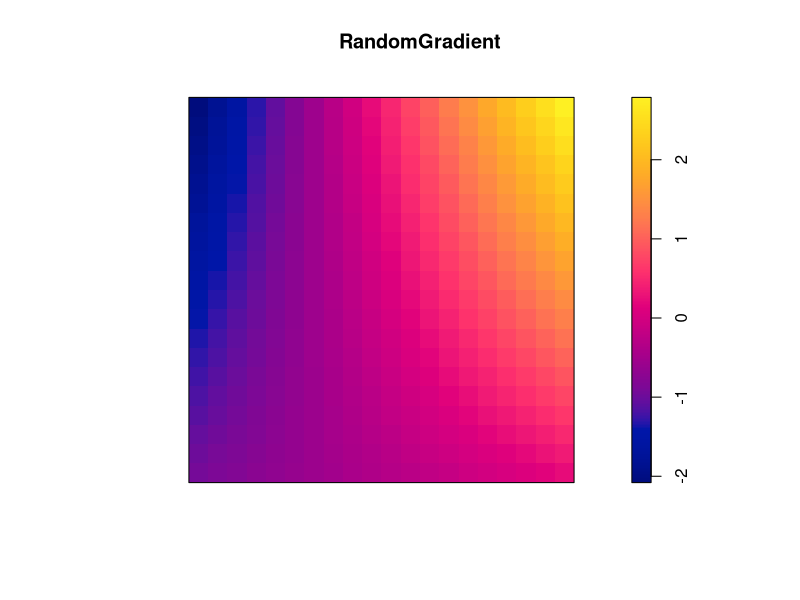
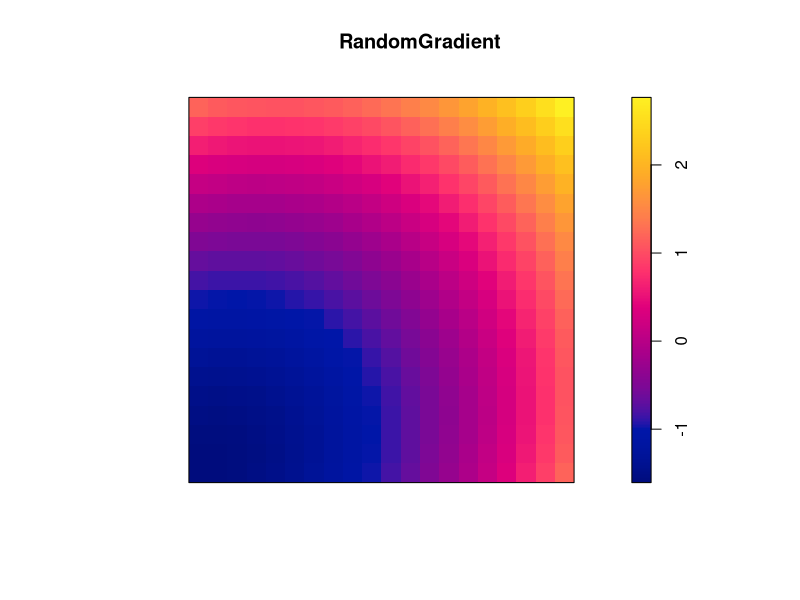
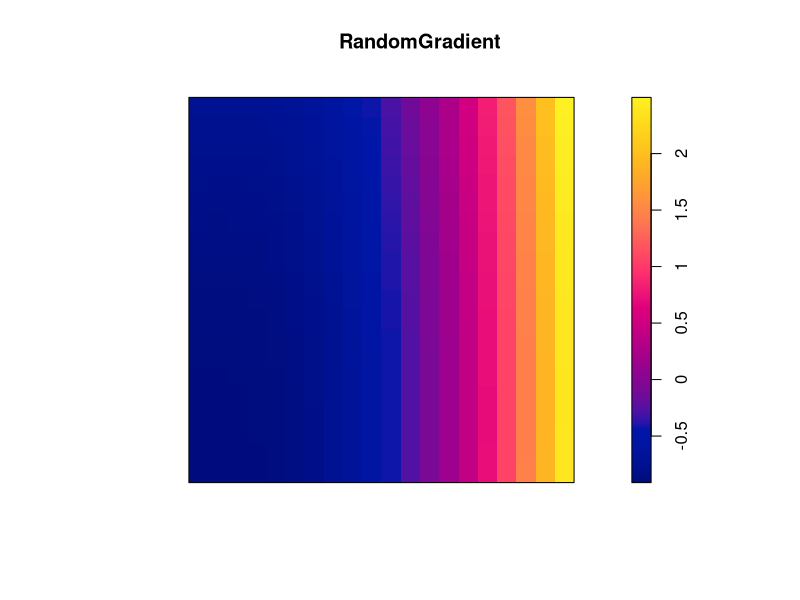
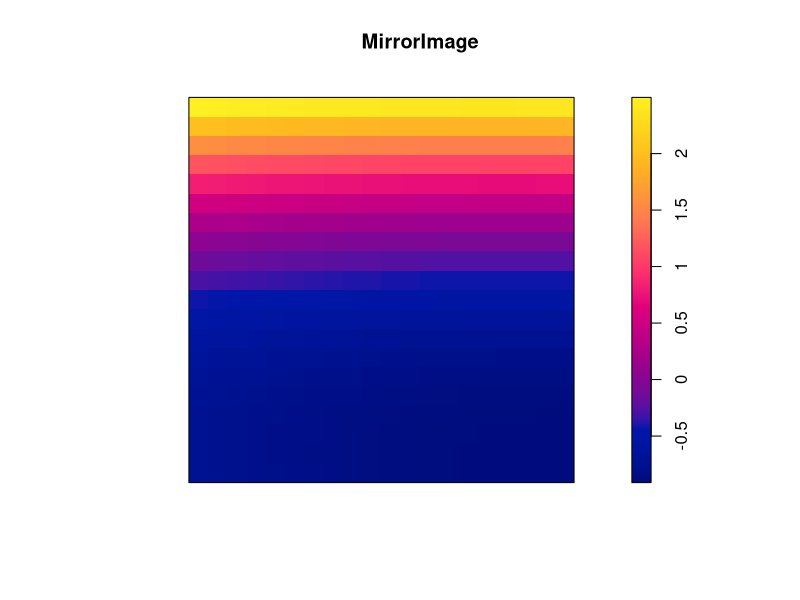
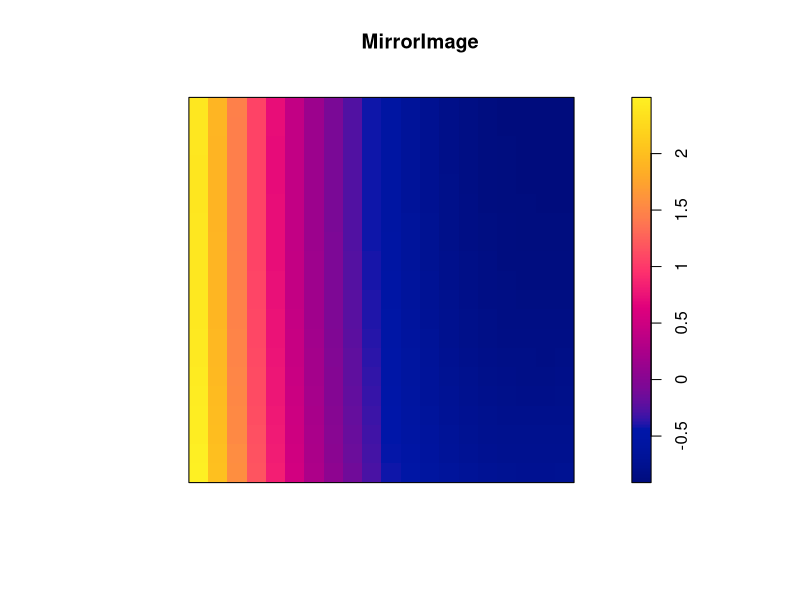

These figures' R source, in order:
library(terra)
library(spatstat)
library(glue)



RandomGradient <- function(n_col, n_row, plot = TRUE){
  
  #create the image matrix
  XY = expand.grid(seq(0, n_col-1, 1), seq(0, n_row-1, 1))
  X = XY[,1]
  Y = XY[,2]
  
  # randomize a gradient function
  math_op <- c("-", "+")
  exp_size <- c("^1", "^2", "^3")
  
  op_1 <- sample(math_op, 1)
  op_2 <- sample(math_op, 1)
  op_3 <- sample(math_op, 1)
  op_4 <- sample(math_op, 1)
  
  exp_x <- sample(exp_size, 1)
  exp_y <- sample(exp_size, 1)
  
  val_1 <- sample(seq(0, 100, 1), 1)
  val_2 <- sample(seq(0, 100, 1), 1)
  val_3 <- sample(seq(0, 1, 0.01), 1)
  
  # set the gradient function
  str_expression <-  glue(
    "(X{exp_x} {op_1} {val_1}) {op_2} (Y{exp_y} {op_3} {val_2}) {op_4} ({val_3}*X*Y)"
  )
  
  # Create the raster image 
  v1 <- eval(parse(text = str_expression))
  v1 = scale(v1)
  
  raster.im = as.im(data.frame(x = X, y = Y, z = v1))
  
  if(plot) plot(raster.im, main = "RandomGradient")
  
  raster.im
  
}

AddNoise <- function(Rast, noise = 0.1, plot = TRUE){
  l_vec <- length(Rast$v)
  add_noise <- rnorm(l_vec, 0, noise)
  
  Rast$v <- Rast$v + add_noise
  
  Rast
}

MirrorImage = function(Rast, direction = "horizontal",  plot = TRUE){
  
  if(direction == "horizontal"){
    mat1 <- apply(Rast$v, 2, rev)
    m_raster = as.im(t(mat1))
    
  }
  
  if(direction == "vertical"){
    mat1 <- apply(Rast$v, 2, rev)
    m_raster = as.im(mat1)
  }
 
  if(plot) plot(m_raster, main = "MirrorImage")
  
  m_raster
  
}

set.seed(254)
rast_img <- RandomGradient(20,20)

set.seed(1125)
rast_img <- RandomGradient(20,20)

set.seed(5678)
rast_img <- RandomGradient(20,20)

rast_img |> 
  MirrorImage(direction = "horizontal") |> 
  MirrorImage()
